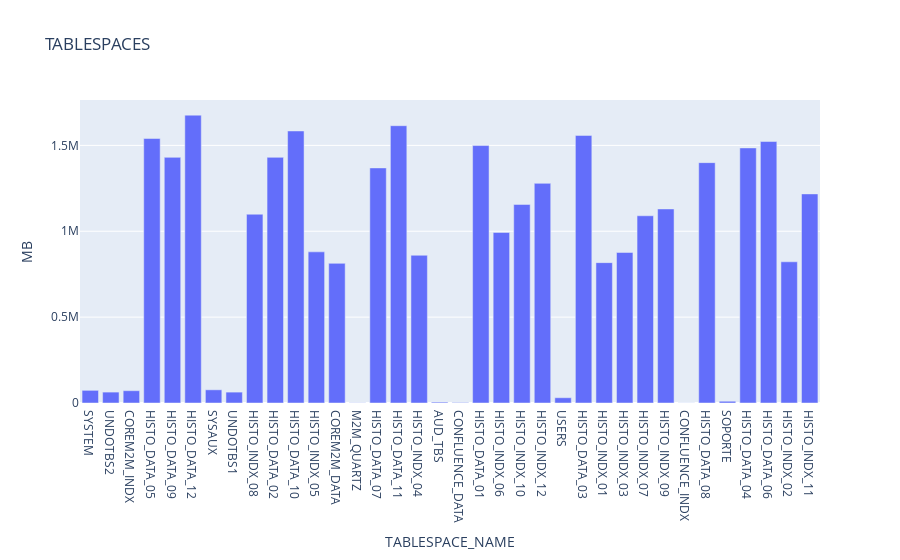

The notebook cell this image was saved under:
### Markdown cell above
## M2M TABLESPACES (MB)

### Code cell
import pandas as pd
import plotly.express as px
df = pd.read_csv('https://raw.githubusercontent.com/unpetee/getocidisks/master/m2mtblspace.csv')
fig = px.bar(df, x = 'TABLESPACE_NAME', y = 'MB', title='TABLESPACES MB')
#fig.update_xaxes(rangeslider_visible=True)
fig.show()

### Figure 1 — Plotly figure (JSON) as saved in the notebook; plotly's stock layout.template omitted (floating-point values rounded to 4 significant figures)
{"data": [{"alignmentgroup": "True", "hovertemplate": "TABLESPACE_NAME=%{x}<br>MB=%{y}<extra></extra>", "legendgroup": "", "marker": {"color": "#636efa"}, "name": "", "offsetgroup": "", "orientation": "v", "showlegend": false, "textposition": "auto", "type": "bar", "x": ["SYSTEM", "UNDOTBS2", "COREM2M_INDX", "HISTO_DATA_05", "HISTO_DATA_09", "HISTO_DATA_12", "SYSAUX", "UNDOTBS1", "HISTO_INDX_08", "HISTO_DATA_02", "HISTO_DATA_10", "HISTO_INDX_05", "COREM2M_DATA", "M2M_QUARTZ", "HISTO_DATA_07", "HISTO_DATA_11", "HISTO_INDX_04", "AUD_TBS", "CONFLUENCE_DATA", "HISTO_DATA_01", "HISTO_INDX_06", "HISTO_INDX_10", "HISTO_INDX_12", "USERS", "HISTO_DATA_03", "HISTO_INDX_01", "HISTO_INDX_03", "HISTO_INDX_07", "HISTO_INDX_09", "CONFLUENCE_INDX", "HISTO_DATA_08", "SOPORTE", "HISTO_DATA_04", "HISTO_DATA_06", "HISTO_INDX_02", "HISTO_INDX_11"], "xaxis": "x", "y": [73728, 63487, 71680, 1540049, 1430340, 1676100, 76800, 63420, 1099170, 1430340, 1583940, 880140, 813056, 1024, 1368900, 1614660, 860160, 5120, 2816, 1499040, 992870, 1156110, 1278990, 30720, 1558089, 817290, 876440, 1090150, 1129890, 512, 1399620, 10240, 1485340, 1522500, 822240, 1217550], "yaxis": "y"}], "layout": {"autosize": true, "barmode": "relative", "legend": {"tracegroupgap": 0}, "title": {"text": "TABLESPACES"}, "xaxis": {"anchor": "y", "autorange": true, "domain": [0, 1], "range": [-0.5, 35.5], "showspikes": false, "title": {"text": "TABLESPACE_NAME"}, "type": "category"}, "yaxis": {"anchor": "x", "autorange": true, "domain": [0, 1], "range": [0, 1764000.0], "showspikes": false, "title": {"text": "MB"}, "type": "linear"}}}
